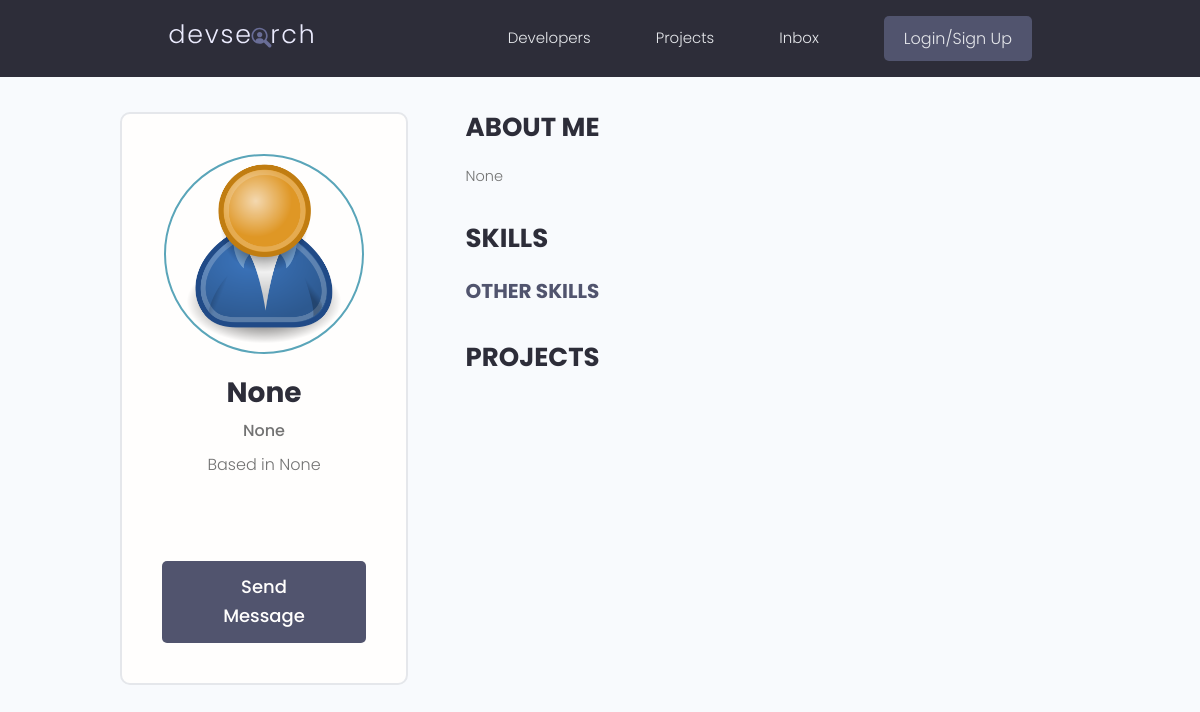
The page /users/4/ on the database as committed earlier.
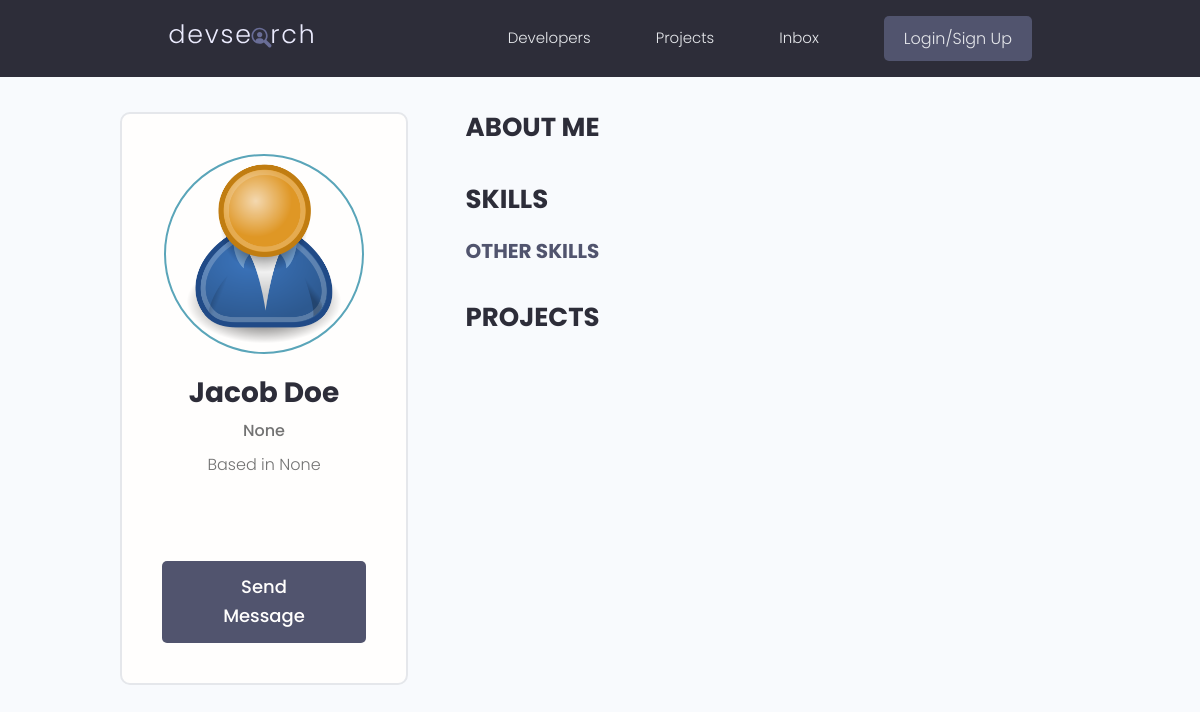
The same page on the database as committed later.
### users/models.py (models this page shows, shortened)
class Profile(models.Model):
    user = models.OneToOneField(User, on_delete=models.CASCADE, null=True, blank=True)
    name = models.CharField(max_length=100, blank=True, null = True)
    username = models.CharField(max_length=100, blank=True, null = True)
    location = models.CharField(max_length=100, blank=True, null = True)
    email = models.EmailField(max_length=100, blank=True, null = True)
    caption = models.CharField(max_length=200, null=True, blank=True)
    bio = models.TextField(max_length=500, null=True, blank=True)
    profile_image = models.ImageField(null=True, blank=True, upload_to='profiles/', default='profiles/user-default.png')
    social_github = models.CharField(max_length=100, blank=True, null = True)
    social_twitter = models.CharField(max_length=100, blank=True, null = True)
    created = models.DateTimeField(auto_now_add=True)

### users/views.py (the view)
# urls.py: path('<int:id>/', views.userProfile, name='user-profile'),
def userProfile(request, id):
    profile = get_object_or_404(Profile, pk=id)
    topSkills = profile.skill_set.exclude(description__exact="")
    otherSkills = profile.skill_set.filter(description="")
    return render(request, 'users/user-profile.html', {'profile': profile, 'topSkills': topSkills, 'otherSkills': otherSkills,})

### users/templates/users/user-profile.html (shortened to what this page needs)
{% extends 'projects/base.html' %}
{% block content %}
<main class="profile my-md">
    <div class="container">
      <div class="layout">
        <div class="column column--1of3">
          <div class="card text-center">
            <div class="card__body dev">
              <img class="avatar avatar--xl" src="{{profile.profile_image.url}}" />
              <h2 class="dev__name">{{profile.name}}</h2>
              <p class="dev__title">{{profile.caption}}</p>
              <p class="dev__location">Based in {{profile.location}}</p>
              <ul class="dev__social">
              </ul>
              <a href="#" class="btn btn--sub btn--lg">Send Message </a>
            </div>
          </div>
        </div>
        <div class="column column--2of3">
          <div class="devInfo">
            <h3 class="devInfo__title">About Me</h3>
            <p class="devInfo__about">
              {{profile.bio}}
            </p>
          </div>
          <div class="devInfo">
            <h3 class="devInfo__title">Skills</h3>
            <div class="devInfo__skills">
              <h3 class="devInfo__subtitle">Other Skills</h3>
            </div>
          </div>
          <div class="devInfo">
            <h3 class="devInfo__title">Projects</h3>
          </div>
        </div>
      </div>
    </div>
  </main>
{% endblock %}

Rows that differ between the two databases and show on the page:
changed Profile "None": name "None" → "Jacob Doe"; bio "None" → (not shown)
